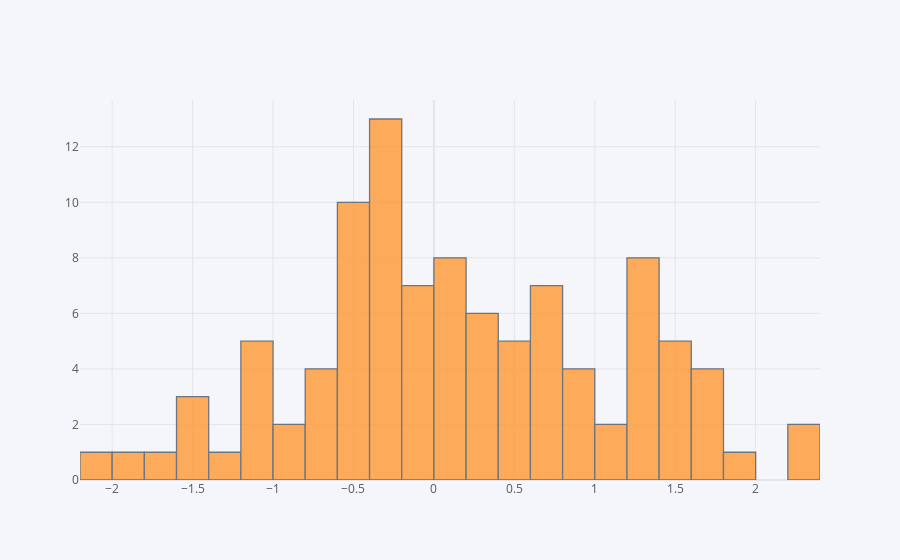

The notebook cell this image was saved under:
### Code cell
df['A'].iplot(kind='hist',bins=25)

### Figure 1 — Plotly figure (JSON) as saved in the notebook; plotly's stock layout.template omitted (floating-point values rounded to 4 significant figures)
{"data": [{"histfunc": "count", "histnorm": "", "marker": {"color": "rgba(255, 153, 51, 1.0)", "line": {"color": "#4D5663", "width": 1.3}}, "name": "A", "nbinsx": 25, "opacity": 0.8, "orientation": "v", "type": "histogram", "x": [1.28, -1.575, 0.09575, -0.1519, 0.08959, 0.6189, -0.5143, 1.385, -0.1752, -0.7461, 1.37, 0.65, -0.5995, -0.9318, -0.6274, -0.4125, 0.3763, -1.019, -1.88, -0.529, -0.006379, -0.2634, 0.897, -0.2593, -0.162, 1.213, -0.2638, -1.045, -0.28, -0.5766, 0.1068, 0.8297, 1.057, 1.538, 0.03936, 1.521, -0.5157, -0.2148, 0.03264, 2.299, 1.797, 0.272, -0.6787, 1.416, -0.2624, 0.09888, -1.001, -0.2203, -1.468, -0.348, 0.6622, 1.846, -0.4391, 0.5591, 1.681, 0.946, 0.6527, -1.552, 0.7033, -0.6456, 2.273, -0.5138, 0.7766, 1.34, 1.396, 0.2705, -1.23, -0.8751, 0.855, -0.3103, 1.424, 1.101, -2.143, 0.5429, -0.3227, 1.401, -0.144, -0.576, -0.02212, 0.421, 0.437, -1.624, 0.7089, -0.1644, -0.271, 0.4036, 1.213, -0.2176, 0.096, 0.3882, 0.2206, 0.2601, -1.024, 1.795, 0.0165, 1.678, -1.044, -0.4652, -0.3616, 1.287]}], "layout": {"barmode": "overlay", "legend": {"bgcolor": "#F5F6F9", "font": {"color": "#4D5663"}}, "paper_bgcolor": "#F5F6F9", "plot_bgcolor": "#F5F6F9", "title": {"font": {"color": "#4D5663"}}, "xaxis": {"gridcolor": "#E1E5ED", "showgrid": true, "tickfont": {"color": "#4D5663"}, "title": {"font": {"color": "#4D5663"}, "text": ""}, "zerolinecolor": "#E1E5ED"}, "yaxis": {"gridcolor": "#E1E5ED", "showgrid": true, "tickfont": {"color": "#4D5663"}, "title": {"font": {"color": "#4D5663"}, "text": ""}, "zerolinecolor": "#E1E5ED"}}}
